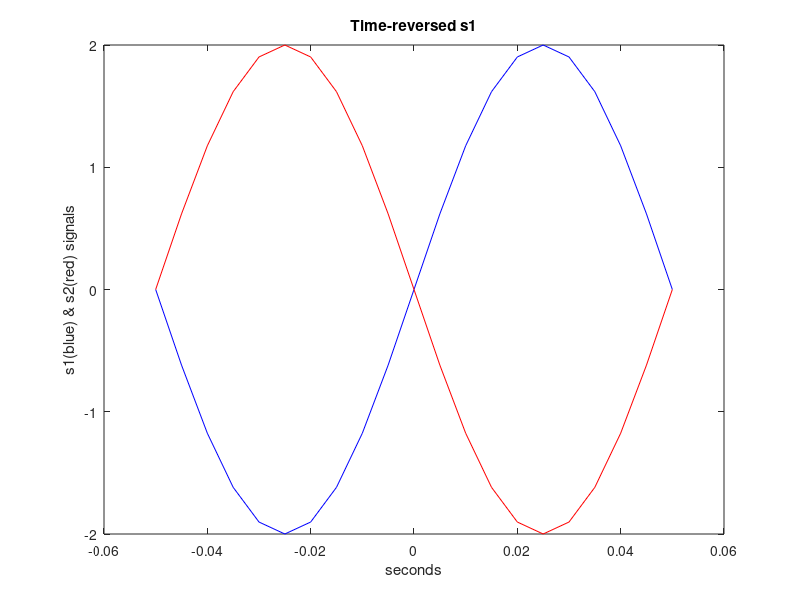
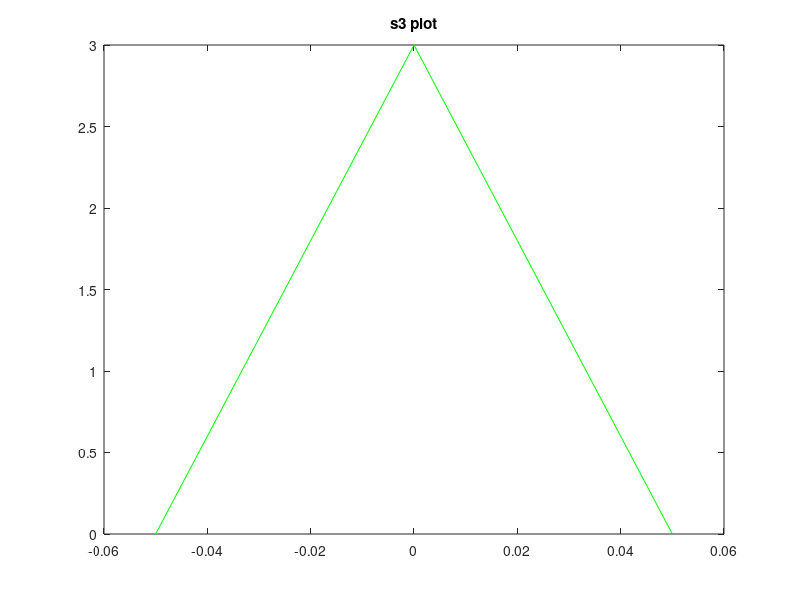
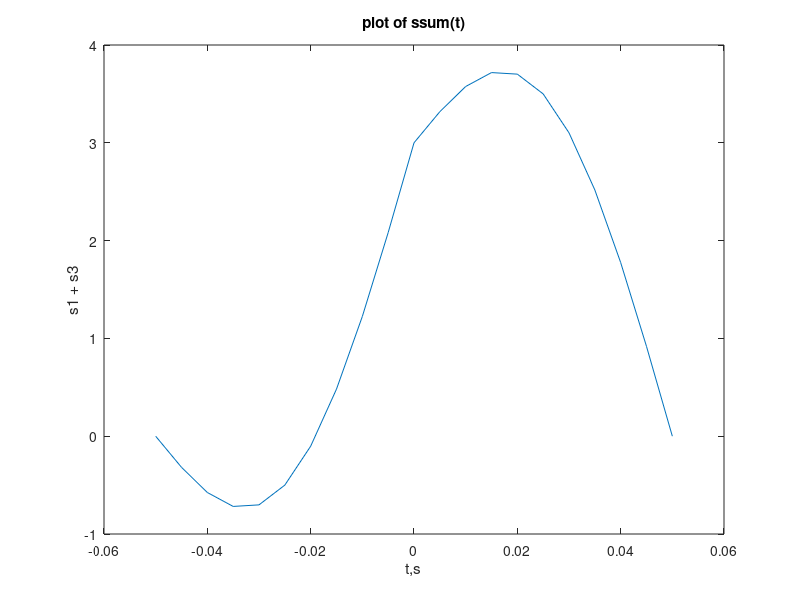
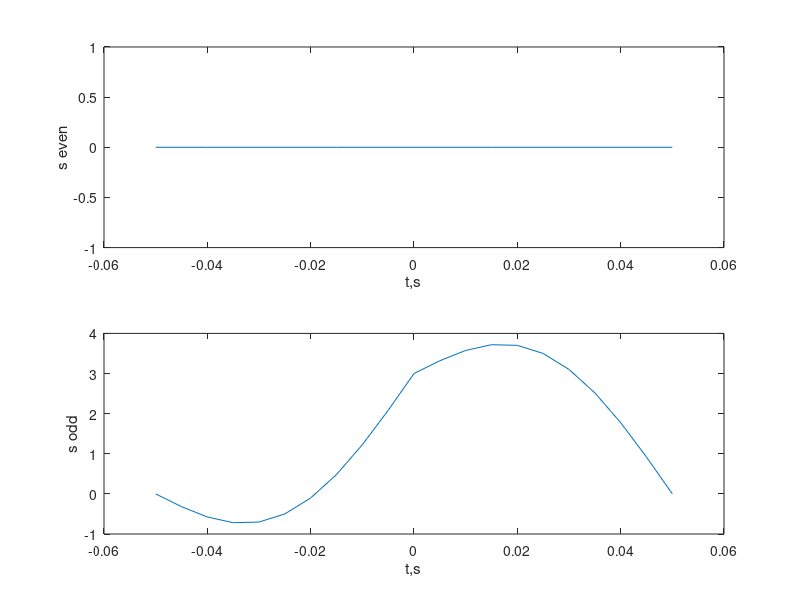

Write the MATLAB code that produced these figures, in order.
clc
clear
load Lab2s1
DT = 0.005;
L = length(s1);
LH = (L-1)/2;
n = -LH:1:LH; %-10:1:10
t = n*DT;

figure;
plot(t,s1,'b')
xlabel('seconds')
ylabel('s1(blue) & s2(red) signals')
title('Even & odd components of signals')


%part 2
hold on
s2 = -s1;
plot(t,s2,'r')
title('Time-reversed s1')

%part 3
s3 = zeros(1,length(t));
for i=1:length(t)
    if  t(i) <= 0
        s3_neg =@(t) 3 + (3/0.05)*t(i);
        s3(i)=s3_neg(t)
        
    end
    if  t(i)>0
        s3_pos = @(t)3 - (3/0.05)*t(i);
        s3(i)=s3_pos(t)
    end
end
 
figure;
plot(t,s3,'g')
title('s3 plot')

%part 4
ssum = s1 + s3
figure;
plot(t,ssum);
title('plot of ssum(t)')
ylabel('s1 + s3')
xlabel('t,s')

% symmetry test
% value at ssum(11) = 0 %
sym_test_1 = ssum(12) == ssum(10);
sym_test_2 = ssum(14) == ssum(8);

%part 5
ssum_rev = -ssum;
s_even = (ssum + ssum_rev)/2;
s_odd = (ssum - ssum_rev)/2;

figure;
subplot(2,1,1)
plot(t,s_even)
ylabel('s even')
xlabel('t,s')


subplot(2,1,2)
plot(t,s_odd)
ylabel('s odd')
xlabel('t,s')

%part 6
t2 = -3:0.01:3-0.01;
g = 2*t2+t2.^2;

figure;
plot(t2,g)
title('plot of g(t)')

% table 2
g_rev = -g;
g_even = (g + g_rev)/2;
g_odd = (g - g_rev)/2;

figure;
subplot(2,1,1)
plot(t2,g_even)
ylabel('g even')
xlabel('t2,g')


subplot(2,1,2)
plot(t2,g_odd)
ylabel('g odd')
xlabel('t2,g')
